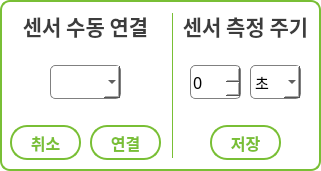
     <widget class="QFrame" name="frame_9">
      <property name="geometry">
       <rect>
        <x>0</x>
        <y>0</y>
        <width>321</width>
        <height>171</height>
       </rect>
      </property>
      <property name="styleSheet">
       <string notr="true">background-color:white;
border : 2px solid rgb(121,191,53);
border-radius:10px</string>
      </property>
      <property name="frameShape">
       <enum>QFrame::StyledPanel</enum>
      </property>
      <property name="frameShadow">
       <enum>QFrame::Raised</enum>
      </property>
      <widget class="QLabel" name="label_35">
       <property name="geometry">
        <rect>
         <x>10</x>
         <y>10</y>
         <width>151</width>
         <height>31</height>
        </rect>
       </property>
       <property name="font">
        <font>
         <family>나눔스퀘어 Bold</family>
         <pointsize>16</pointsize>
         <weight>75</weight>
         <bold>true</bold>
        </font>
       </property>
       <property name="styleSheet">
        <string notr="true">background:transparent;
border:transparent;
color:rgb(60,60,60)</string>
       </property>
       <property name="text">
        <string>센서 수동 연결</string>
       </property>
       <property name="alignment">
        <set>Qt::AlignCenter</set>
       </property>
      </widget>
      <widget class="QComboBox" name="coms">
       <property name="geometry">
        <rect>
         <x>50</x>
         <y>65</y>
         <width>71</width>
         <height>34</height>
        </rect>
       </property>
       <property name="palette">
        <palette>
         <active>
          <colorrole role="Button">
           <brush brushstyle="SolidPattern">
            <color alpha="255">
             <red>255</red>
             <green>255</green>
             <blue>255</blue>
            </color>
           </brush>
          </colorrole>
          <colorrole role="Base">
           <brush brushstyle="SolidPattern">
            <color alpha="255">
             <red>255</red>
             <green>255</green>
             <blue>255</blue>
            </color>
           </brush>
          </colorrole>
          <colorrole role="Window">
           <brush brushstyle="SolidPattern">
            <color alpha="255">
             <red>255</red>
             <green>255</green>
             <blue>255</blue>
            </color>
           </brush>
          </colorrole>
          <colorrole role="Highlight">
           <brush brushstyle="SolidPattern">
            <color alpha="255">
             <red>121</red>
             <green>191</green>
             <blue>53</blue>
            </color>
           </brush>
          </colorrole>
         </active>
         <inactive>
          <colorrole role="Button">
           <brush brushstyle="SolidPattern">
            <color alpha="255">
             <red>255</red>
             <green>255</green>
             <blue>255</blue>
            </color>
           </brush>
          </colorrole>
          <colorrole role="Base">
           <brush brushstyle="SolidPattern">
            <color alpha="255">
             <red>255</red>
             <green>255</green>
             <blue>255</blue>
            </color>
           </brush>
          </colorrole>
          <colorrole role="Window">
           <brush brushstyle="SolidPattern">
            <color alpha="255">
             <red>255</red>
             <green>255</green>
             <blue>255</blue>
            </color>
           </brush>
          </colorrole>
          <colorrole role="Highlight">
           <brush brushstyle="SolidPattern">
            <color alpha="255">
             <red>121</red>
             <green>191</green>
             <blue>53</blue>
            </color>
           </brush>
          </colorrole>
         </inactive>
         <disabled>
          <colorrole role="Button">
           <brush brushstyle="SolidPattern">
            <color alpha="255">
             <red>255</red>
             <green>255</green>
             <blue>255</blue>
            </color>
           </brush>
          </colorrole>
          <colorrole role="Base">
           <brush brushstyle="SolidPattern">
            <color alpha="255">
             <red>255</red>
             <green>255</green>
             <blue>255</blue>
            </color>
           </brush>
          </colorrole>
          <colorrole role="Window">
           <brush brushstyle="SolidPattern">
            <color alpha="255">
             <red>255</red>
             <green>255</green>
             <blue>255</blue>
            </color>
           </brush>
          </colorrole>
          <colorrole role="Highlight">
           <brush brushstyle="SolidPattern">
            <color alpha="255">
             <red>121</red>
             <green>191</green>
             <blue>53</blue>
            </color>
           </brush>
          </colorrole>
         </disabled>
        </palette>
       </property>
       <property name="font">
        <font>
         <family>맑은 고딕</family>
         <pointsize>11</pointsize>
        </font>
       </property>
       <property name="styleSheet">
        <string notr="true">background-color:white;
border-radius:5px;
border:1px solid grey;
selection-background-color: rgb(121, 191, 53);</string>
       </property>
      </widget>
      <widget class="QPushButton" name="disconnect">
       <property name="geometry">
        <rect>
         <x>10</x>
         <y>125</y>
         <width>71</width>
         <height>35</height>
        </rect>
       </property>
       <property name="font">
        <font>
         <family>나눔고딕</family>
         <pointsize>12</pointsize>
         <weight>75</weight>
         <bold>true</bold>
        </font>
       </property>
       <property name="styleSheet">
        <string notr="true">QPushButton{border-radius : 17px;
border : 2px solid rgb(121,191,53);
color:rgb(121,191,53);
background-color:white;}
QPushButton:pressed{
border-radius : 17px;
border : 2px solid rgb(130,255,75);
border:transparent;
background-color:qlineargradient(spread:pad, x1:0.15, y1:0.15, x2:1, y2:1, stop:0 rgba(177, 220, 61, 255), stop:1 rgba(41, 191, 61, 247));
color:white;
}
</string>
       </property>
       <property name="text">
        <string>취소</string>
       </property>
       <property name="checkable">
        <bool>false</bool>
       </property>
      </widget>
      <widget class="QPushButton" name="connect">
       <property name="geometry">
        <rect>
         <x>90</x>
         <y>125</y>
         <width>71</width>
         <height>35</height>
        </rect>
       </property>
       <property name="font">
        <font>
         <family>나눔고딕</family>
         <pointsize>12</pointsize>
         <weight>75</weight>
         <bold>true</bold>
        </font>
       </property>
       <property name="styleSheet">
        <string notr="true">QPushButton{border-radius : 17px;
border : 2px solid rgb(121,191,53);
color:rgb(121,191,53);
background-color:white;}
QPushButton:checked{
border-radius : 17px;
border : 2px solid rgb(130,255,75);
border:transparent;
background-color:qlineargradient(spread:pad, x1:0.15, y1:0.15, x2:1, y2:1, stop:0 rgba(177, 220, 61, 255), stop:1 rgba(41, 191, 61, 247));
color:white;
}
</string>
       </property>
       <property name="text">
        <string>연결</string>
       </property>
       <property name="checkable">
        <bool>true</bool>
       </property>
      </widget>
      <widget class="QLabel" name="label_36">
       <property name="geometry">
        <rect>
         <x>170</x>
         <y>10</y>
         <width>151</width>
         <height>31</height>
        </rect>
       </property>
       <property name="font">
        <font>
         <family>나눔스퀘어 Bold</family>
         <pointsize>16</pointsize>
         <weight>75</weight>
         <bold>true</bold>
        </font>
       </property>
       <property name="styleSheet">
        <string notr="true">background:transparent;
border:transparent;
color:rgb(60,60,60)</string>
       </property>
       <property name="text">
        <string>센서 측정 주기</string>
       </property>
       <property name="alignment">
        <set>Qt::AlignCenter</set>
       </property>
      </widget>
      <widget class="QComboBox" name="sens_unit">
       <property name="geometry">
        <rect>
         <x>250</x>
         <y>65</y>
         <width>51</width>
         <height>34</height>
        </rect>
       </property>
       <property name="font">
        <font>
         <family>맑은 고딕</family>
         <pointsize>11</pointsize>
        </font>
       </property>
       <property name="layoutDirection">
        <enum>Qt::LeftToRight</enum>
       </property>
       <property name="styleSheet">
        <string notr="true">background-color:white;
border:1px solid grey;
selection-background-color: rgb(121, 191, 53);
border-radius:5px</string>
       </property>
       <item>
        <property name="text">
         <string>초</string>
        </property>
       </item>
       <item>
        <property name="text">
         <string>분</string>
        </property>
       </item>
       <item>
        <property name="text">
         <string>시</string>
        </property>
       </item>
      </widget>
      <widget class="QPushButton" name="sens_save">
       <property name="geometry">
        <rect>
         <x>210</x>
         <y>125</y>
         <width>71</width>
         <height>35</height>
        </rect>
       </property>
       <property name="font">
        <font>
         <family>나눔고딕</family>
         <pointsize>12</pointsize>
         <weight>75</weight>
         <bold>true</bold>
        </font>
       </property>
       <property name="styleSheet">
        <string notr="true">QPushButton{border-radius : 17px;
border : 2px solid rgb(121,191,53);
color:rgb(121,191,53);
background-color:white;}
QPushButton:pressed{
border-radius : 17px;
border : 2px solid rgb(130,255,75);
border:transparent;
background-color:qlineargradient(spread:pad, x1:0.15, y1:0.15, x2:1, y2:1, stop:0 rgba(177, 220, 61, 255), stop:1 rgba(41, 191, 61, 247));
color:white;
}
</string>
       </property>
       <property name="text">
        <string>저장</string>
       </property>
       <property name="checkable">
        <bool>true</bool>
       </property>
      </widget>
      <widget class="QSpinBox" name="sens_freq">
       <property name="geometry">
        <rect>
         <x>190</x>
         <y>65</y>
         <width>51</width>
         <height>34</height>
        </rect>
       </property>
       <property name="font">
        <font>
         <family>맑은 고딕</family>
         <pointsize>12</pointsize>
        </font>
       </property>
       <property name="layoutDirection">
        <enum>Qt::LeftToRight</enum>
       </property>
       <property name="styleSheet">
        <string notr="true">background-color:white;
border:1px solid grey;
selection-background-color: rgb(121, 191, 53);
border-radius:5px</string>
       </property>
       <property name="minimum">
        <number>0</number>
       </property>
       <property name="maximum">
        <number>60</number>
       </property>
      </widget>
      <widget class="Line" name="line_3">
       <property name="geometry">
        <rect>
         <x>172</x>
         <y>13</y>
         <width>1</width>
         <height>145</height>
        </rect>
       </property>
       <property name="styleSheet">
        <string notr="true"/>
       </property>
       <property name="orientation">
        <enum>Qt::Vertical</enum>
       </property>
      </widget>
     </widget>
